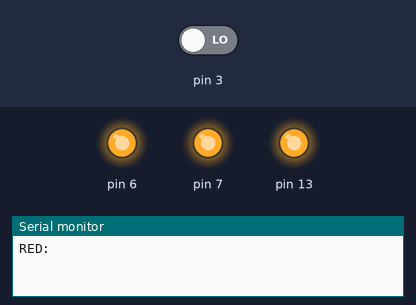
A sketch run on a simulated Arduino Uno, built with avr-gcc and run on an emulated ATmega328P. Parts: output pins drawn as LEDs (lit = HIGH), the last lines printed to the serial monitor. Inputs (shaded band) come from the test bench; at power-on: pin 3 LOW. Pins used as bus, display or sensor lines are not drawn.

Above: at 0.05 s.
At 1.07 s:
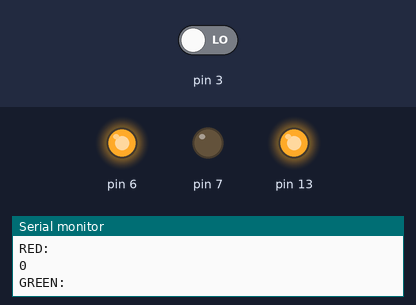
At 2.88 s:
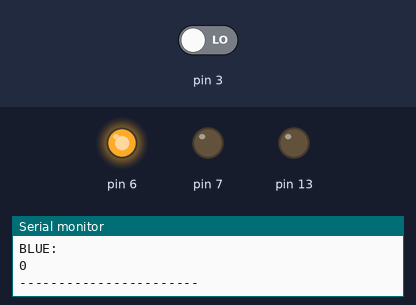
Timing chart, 0 to 3.2 s (numbered marks = the images above):
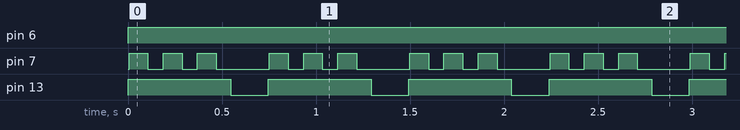

Measured:
- by itself, pin 6: LOW → HIGH at 0.00 s
- by itself, pin 7: repeats every 0.75 s: 2 × (LOW 0.08 s, HIGH 0.10 s), LOW 0.28 s, HIGH 0.10 s
- by itself, pin 13: alternates HIGH for 0.55 s and LOW for 0.20 s

The sketch:

ColorDetector.ino
```cpp
#include <ColorDetector.h>

int LEDflash = 13;
int Range = 6;
int Gate = 7;
int CK = 8;
int DataIn = 3;

int _red;
int _green;
int _blue;


//Create color detector and pass pinconfig
ColorDetector colorDetector(Range, Gate, CK, DataIn, LEDflash);

void setup()
{
  Serial.begin(9600);
}


void loop()
{
  Serial.println("RED:");
  Serial.println(colorDetector.getColor().r);
  Serial.println("GREEN:");
  Serial.println(colorDetector.getColor().g);
  Serial.println("BLUE:");
  Serial.println(colorDetector.getColor().b);
  Serial.println("-----------------------");
  delay(200);
}
```
